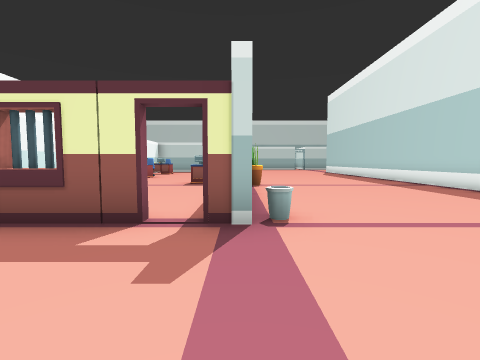
[1] (above)

24 first-person views from a walk through a scene from a Unity 3-D project. The camera is 1.4 m above the floor, tilts 4° down and sees 85° across. The floor is counted in squares, 2 m on a side. Each view is taken from the middle of a square. On the plan, view 1 faces up. The plan holds only what a view shows up to about 9 squares ahead; the rest is blank. The place goes on beyond the plan. The player is left out. Door leaves are left out, so doorways stand open.

[2]
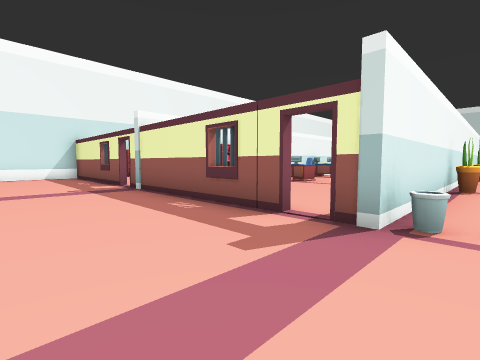

[3]
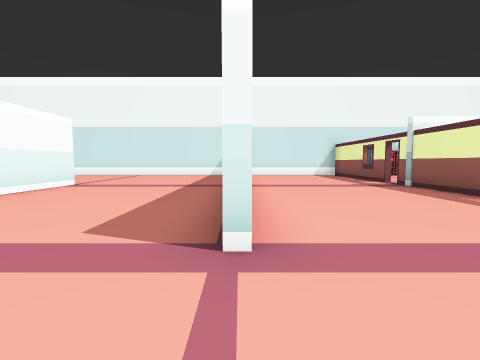

[4]
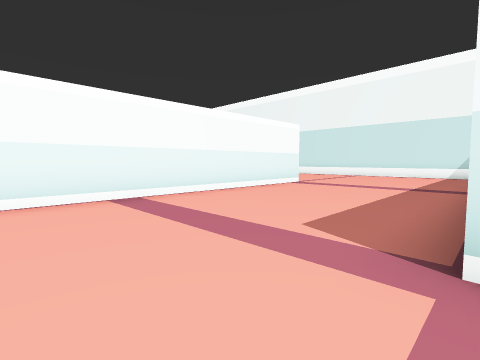

[5]
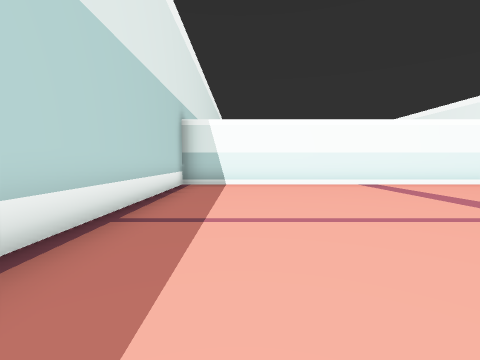

[6]
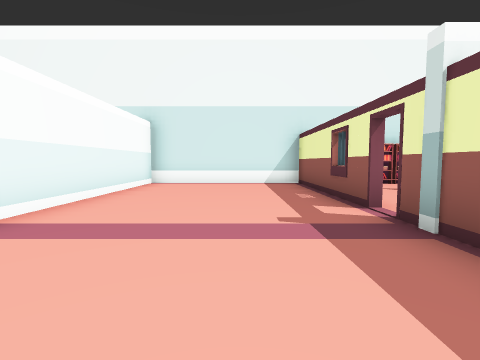

[7]
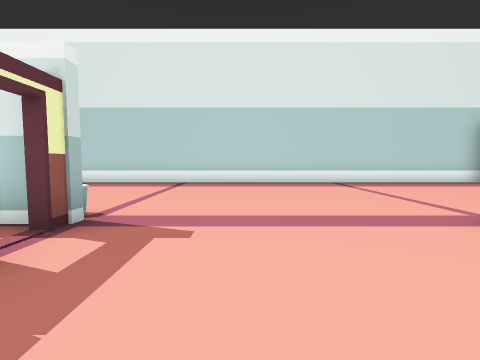

[8]
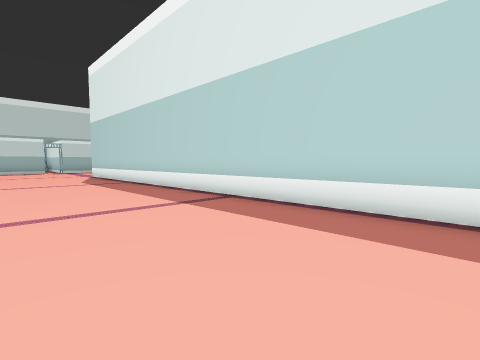

[9]
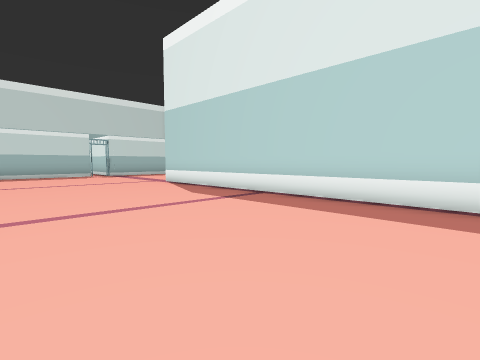

[10]
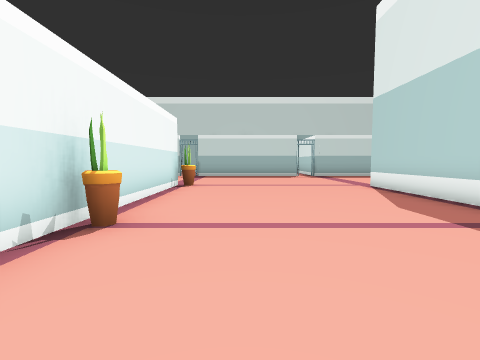

[11]
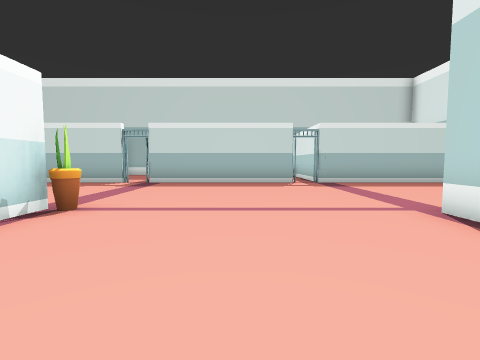

[12]
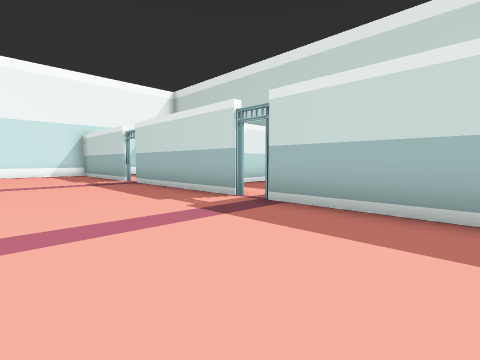

[13]
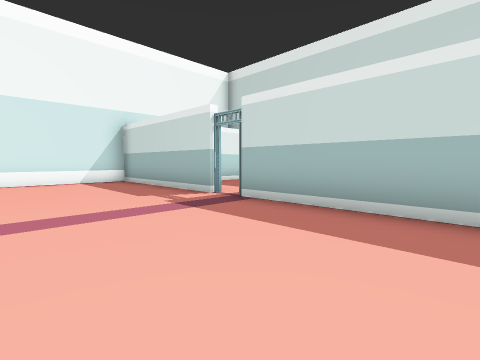

[14]
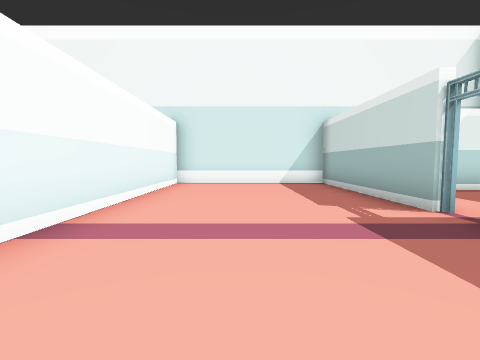

[15]
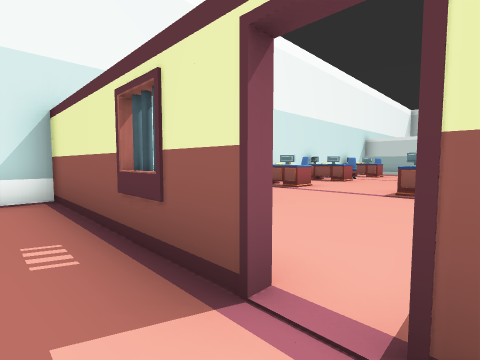

[16]
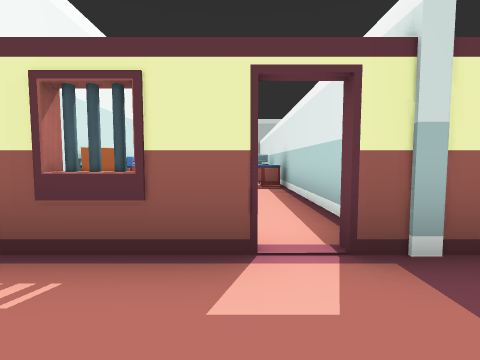

[17]
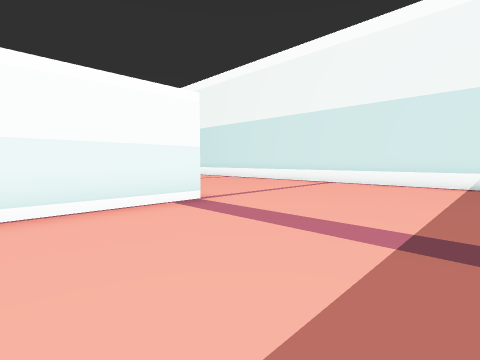

[18]
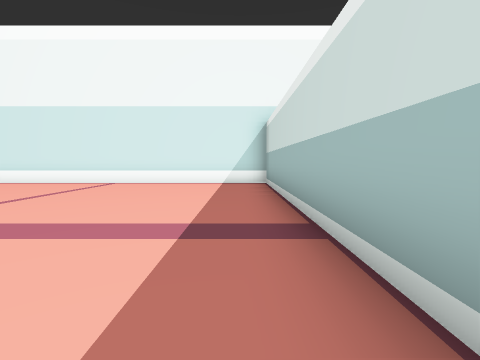

[19]
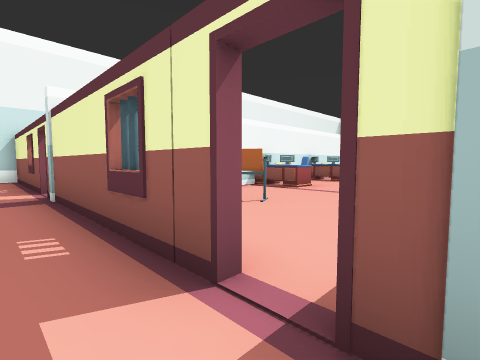

[20]
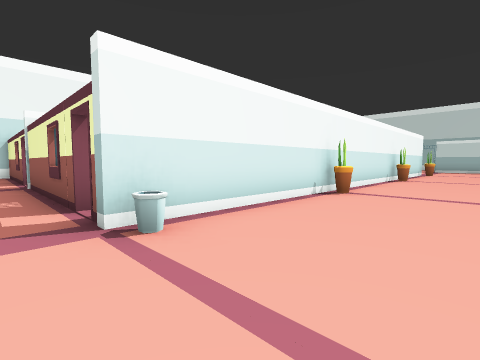

[21]
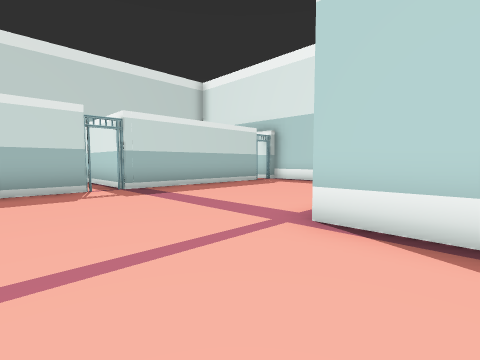

[22]
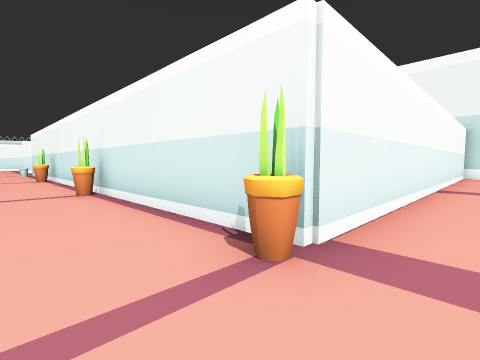

[23]
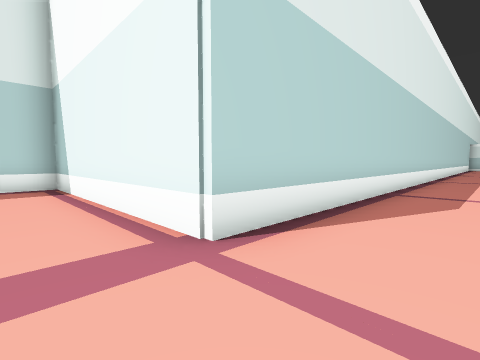

[24]
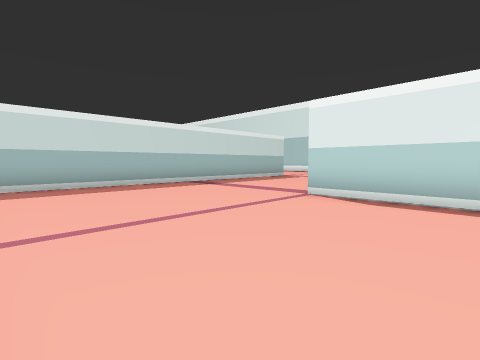

### Floor plan
Points are (right, up) in squares from view 1. A wall is a line through its corners. A room is listed if a view was taken in it or the views show most of it. See-through windows are left out.
Room 1 (views 1, 2, 3, 4, 5, 6, 7, 8, 9, 10, 11, 12, 13, 14, 15, 16, 17, 18, 19, 20, 21, 22, 23, 24)
walls: (-1, 2.9) (-6.2, 2.9); (-6.8, 2.9) (-11.6, 2.9) (-11.6, -1.9) (-6.1, -1.9); (-7.9, 3.1) (-8.3, 2.9); (-3.9, -2.1) (-11.6, -2.1) (-11.6, -10.5); (-0.8, 22.8) (-5.9, 22.8); (5, 22.8) (-0.2, 22.8); (-6.5, 22.8) (-11.6, 22.8) (-11.6, 17.9) (0.1, 17.9) (0.1, 3.4); (9.5, 22.8) (5.5, 22.8); (-6, -9.9) (-6, -7.1) (5.8, -7.1) (5.8, 17.6) (9.5, 17.6)
ways out: open door at (-6.5, 3); open door at (-6, 23); open door at (-1, 3); open door at (-0.5, 23); open door at (5, 23)
objects: bin (0, 3)

Where each view was taken, in squares from view 1:
view 1: 0 up, 0 right, facing up
view 2: 0 up, 1 right, facing up-left
view 3: 2 down, 2 right, facing left
view 4: 2 down, 2 right, facing down-left
view 5: 1 up, 4 right, facing down
view 6: 1 up, 3 left, facing left
view 7: 1 up, 3 left, facing right
view 8: 4 up, 2 right, facing up-right
view 9: 9 up, 1 right, facing up-right
view 10: 10 up, 2 right, facing up
view 11: 14 up, 3 right, facing up
view 12: 19 up, 3 right, facing up-left
view 13: 19 up, 2 left, facing up-left
view 14: 20 up, 3 left, facing left
view 15: 2 up, 6 left, facing up-left
view 16: 1 up, 7 left, facing up
view 17: 3 down, 3 left, facing down-left
view 18: 3 down, 3 left, facing left
view 19: 2 up, 0 right, facing up-left
view 20: 2 up, 3 right, facing up-left
view 21: 16 up, 3 right, facing up-right
view 22: 19 up, 2 right, facing down-left
view 23: 19 up, 4 right, facing down-right
view 24: 10 down, 11 left, facing up-right
